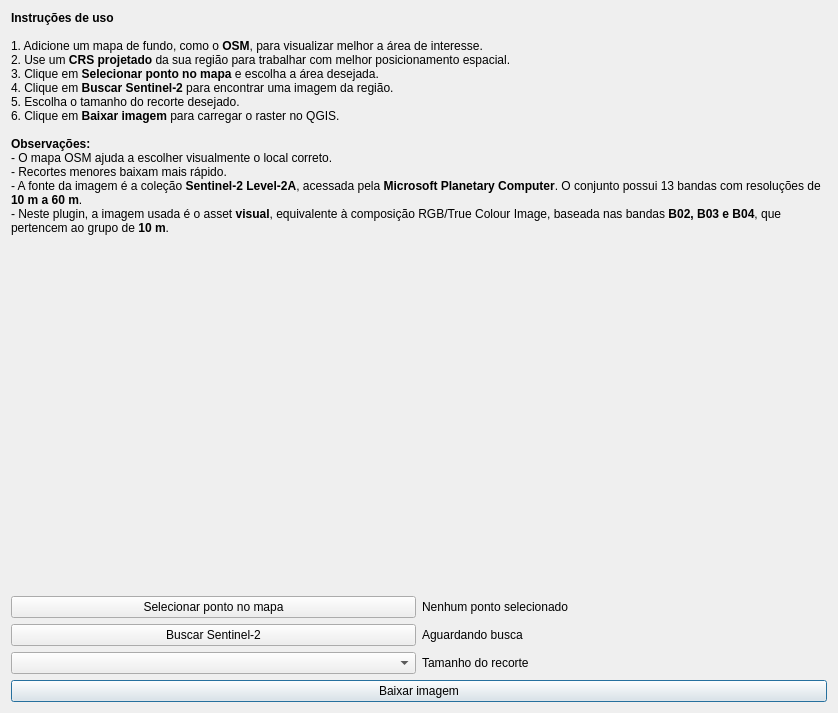
<?xml version="1.0" encoding="UTF-8"?>
<ui version="4.0">
 <class>Dialog</class>
 <widget class="QDialog" name="Dialog">
  <property name="geometry">
   <rect>
    <x>0</x>
    <y>0</y>
    <width>838</width>
    <height>713</height>
   </rect>
  </property>
  <property name="windowTitle">
   <string>Dialog</string>
  </property>
  <layout class="QGridLayout" name="gridLayout">
   <item row="1" column="1">
    <widget class="QLabel" name="label_coordenada">
     <property name="text">
      <string>Nenhum ponto selecionado</string>
     </property>
    </widget>
   </item>
   <item row="4" column="0" colspan="2">
    <widget class="QPushButton" name="botao_baixar_imagem">
     <property name="text">
      <string>Baixar imagem</string>
     </property>
    </widget>
   </item>
   <item row="2" column="1">
    <widget class="QLabel" name="label_status">
     <property name="text">
      <string>Aguardando busca</string>
     </property>
    </widget>
   </item>
   <item row="2" column="0">
    <widget class="QPushButton" name="botao_buscar_sentinel">
     <property name="text">
      <string>Buscar Sentinel-2</string>
     </property>
    </widget>
   </item>
   <item row="1" column="0">
    <widget class="QPushButton" name="botao_selecionar_ponto">
     <property name="text">
      <string>Selecionar ponto no mapa</string>
     </property>
    </widget>
   </item>
   <item row="0" column="0" colspan="2">
    <widget class="QLabel" name="label_instrucoes">
     <property name="text">
      <string>&lt;b&gt;Instruções de uso&lt;/b&gt;&lt;br&gt;&lt;br&gt;
1. Adicione um mapa de fundo, como o &lt;b&gt;OSM&lt;/b&gt;, para visualizar melhor a área de interesse.&lt;br&gt;
2. Use um &lt;b&gt;CRS projetado&lt;/b&gt; da sua região para trabalhar com melhor posicionamento espacial.&lt;br&gt;
3. Clique em &lt;b&gt;Selecionar ponto no mapa&lt;/b&gt; e escolha a área desejada.&lt;br&gt;
4. Clique em &lt;b&gt;Buscar Sentinel-2&lt;/b&gt; para encontrar uma imagem da região.&lt;br&gt;
5. Escolha o tamanho do recorte desejado.&lt;br&gt;
6. Clique em &lt;b&gt;Baixar imagem&lt;/b&gt; para carregar o raster no QGIS.&lt;br&gt;&lt;br&gt;

&lt;b&gt;Observações:&lt;/b&gt;&lt;br&gt;
- O mapa OSM ajuda a escolher visualmente o local correto.&lt;br&gt;
- Recortes menores baixam mais rápido.&lt;br&gt;
- A fonte da imagem é a coleção &lt;b&gt;Sentinel-2 Level-2A&lt;/b&gt;, acessada pela &lt;b&gt;Microsoft Planetary Computer&lt;/b&gt;. O conjunto possui 13 bandas com resoluções de &lt;b&gt;10 m a 60 m&lt;/b&gt;.&lt;br&gt;
- Neste plugin, a imagem usada é o asset &lt;b&gt;visual&lt;/b&gt;, equivalente à composição RGB/True Colour Image, baseada nas bandas &lt;b&gt;B02, B03 e B04&lt;/b&gt;, que pertencem ao grupo de &lt;b&gt;10 m&lt;/b&gt;.</string>
     </property>
     <property name="textFormat">
      <enum>Qt::RichText</enum>
     </property>
     <property name="alignment">
      <set>Qt::AlignLeading|Qt::AlignLeft|Qt::AlignTop</set>
     </property>
     <property name="wordWrap">
      <bool>true</bool>
     </property>
    </widget>
   </item>
   <item row="3" column="0">
    <widget class="QComboBox" name="combo_tamanho_recorte">
     <property name="currentText">
      <string/>
     </property>
     <property name="placeholderText">
      <string>Escolha um recorte:</string>
     </property>
     <item>
      <property name="text">
       <string>512 x 512</string>
      </property>
     </item>
     <item>
      <property name="text">
       <string>1024 x 1024</string>
      </property>
     </item>
     <item>
      <property name="text">
       <string>2048 x 2048</string>
      </property>
     </item>
    </widget>
   </item>
   <item row="3" column="1">
    <widget class="QLabel" name="label_tamanho">
     <property name="text">
      <string>Tamanho do recorte</string>
     </property>
    </widget>
   </item>
  </layout>
 </widget>
 <resources/>
 <connections/>
</ui>
